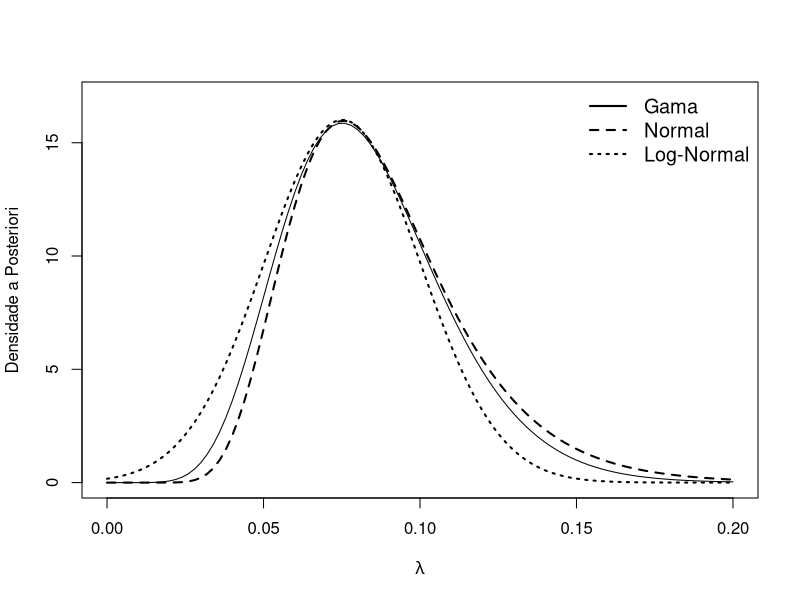
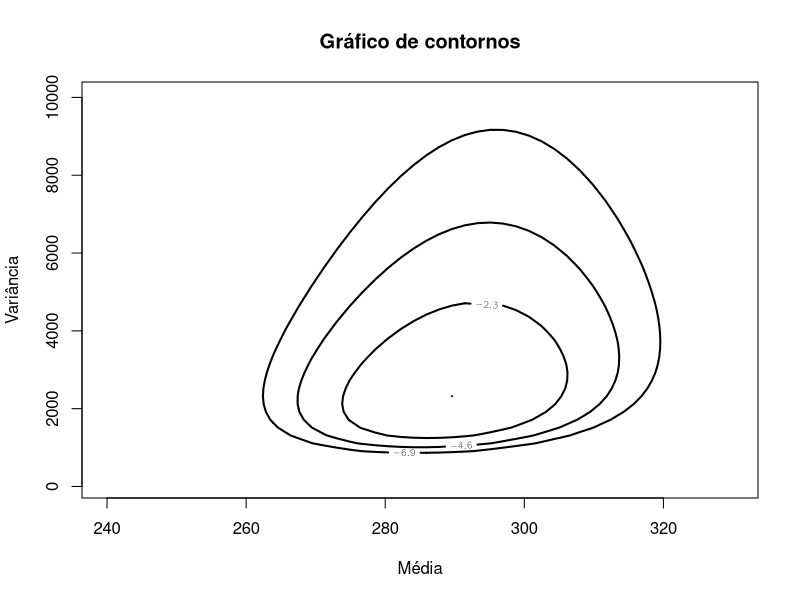
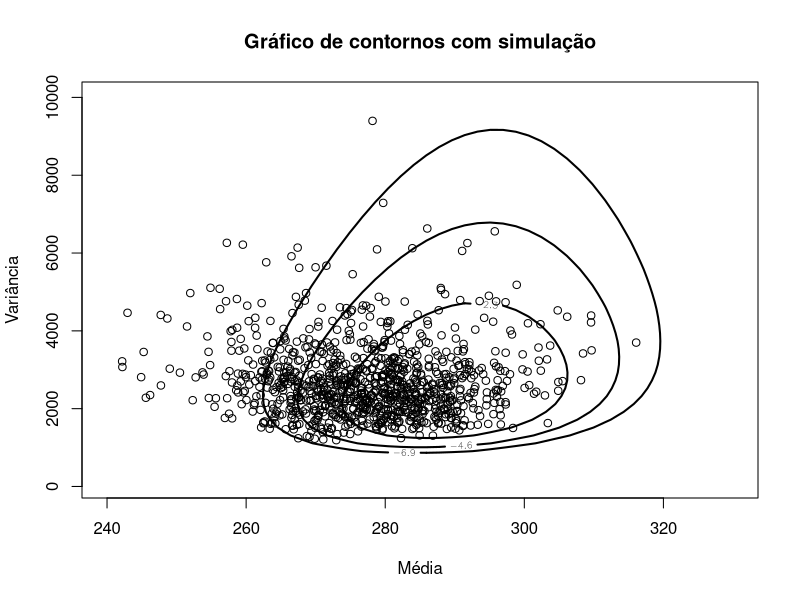
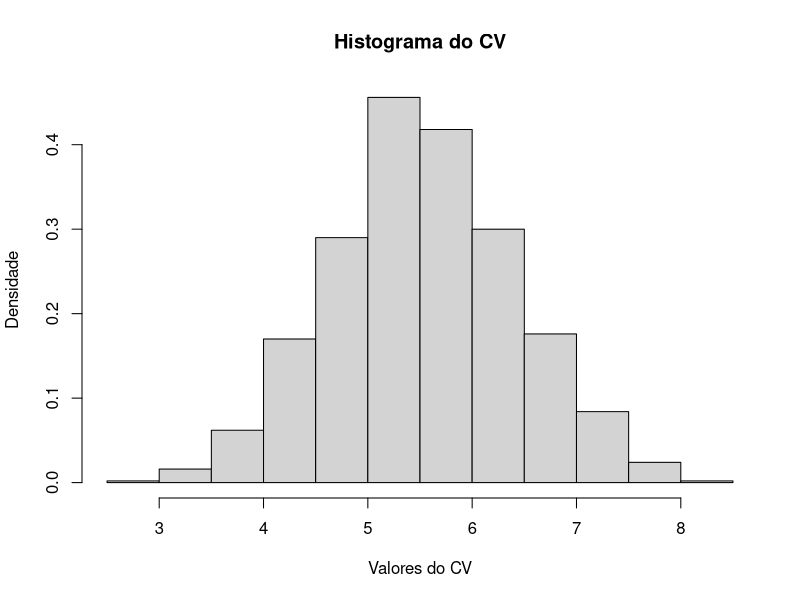

These charts were generated, in order, by the following R code:
# Lista 3 - Análise Bayesiana de Dados - MAE0514

library(TeachingDemos)
library(LearnBayes)

# Exercício 3
amostra <- c(3,4,2,1,2,3)
A <- 17.25 # parâmetro de forma da distr Gamma
B <- 6.75 # parâmetro de escala da distr Gamma

hpd(qgamma,shape=17.25,rate=6.75,conf = 0.95) # Intervalo HPD p/ theta

c(qgamma(0.025,A,B),qgamma(0.975,A,B)) # Intervalo de caudas iguais p/ theta

c(qchisq(0.025,34.5)/13.5,qchisq(0.975,34.5)/13.5) # Intervalo de caudas iguais p/ theta utilizando a distr X²

# Exercício 5
dados <- c(8, 23, 22, 2, 4, 3, 11, 4, 23, 21)

# item b
ln.dados <- log(dados) # log dos dados

log_posterior <- function(phi, data){ # log da posteriori de phi
  lambda <- exp(phi)
  n <- length(dados)
  y <- data
  logf <- function(y,n, lambda){
    log(lambda^n*exp(-lambda*sum(y)))
  }
  val <- logf(y,n, lambda) + phi
  return(val)
}

s<-laplace(log_posterior,1,ln.dados) # testando se os resultados teóricos bate com o computaiconal

# item d

# Gráficos
a <- 1/10
b <- 1/10
n <- length(dados)
x.bar <- mean(dados)
A <- a+n
B <- b+n*x.bar

curve(dgamma(x,A,B),ylim=c(0,17), from=0, to=0.2, ylab="Densidade a Posteriori",xlab=expression(lambda))
curve(dnorm(x,(A-1)/(B),sqrt(A-1)/(B)),lwd=2,col=1,lty=3,add = T)
curve(dlnorm(x,log(A/B),1/sqrt(A)),lwd=2,col=1,lty=2,add = T)
l<-c("Gama","Normal","Log-Normal")
legend("topright",l,lwd=2,lty=c(1,2,3),bty="n",cex=1.2)

# Exercício 6

# item a 
log_posterior <- function(theta,dados){ # log da posteriori de theta
  n <- length(dados) # tamanho dos dados
  mu <- theta[1] # parametro mu
  sigma2 <- theta[2] # parametro sigma²
  x <- dados # dados
  -n/2*log(sigma2)-1/(2*sigma2)*sum((x-mu)^2)-log(sigma2)-(mu-300)^2/200
}

data("marathontimes")
attach(marathontimes)
mycontour(log_posterior,c(240,330, 100, 10000), time, xlab = "Média", ylab = "Variância",
          main = "Gráfico de contornos")

# item b

n <- length(time) # Tamanho da amostra
S <- (n-1)*var(time)# soma dos desvio da média ao quadrado
sigma2 <- S/rchisq(1000, n-1) # simulando variâncias
mu <- rnorm(1000,mean(time),sqrt(sigma2/n)) # simulando médias
mycontour(log_posterior,c(240,330, 100, 10000), time, xlab = "Média", ylab = "Variância",
          main = "Gráfico de contornos com simulação")
points(mu, sigma2) # Colocando os pontos no gráfico

# item c
cv <- mu/sqrt(sigma2) # coeficiente de variação
quantile(cv, c(0.05, 0.25, 0.5, 0.75, 0.95)) # quantis pedidos
hist(cv, freq = F, ylab = "Densidade", xlab = "Valores do CV", main = "Histograma do CV")
